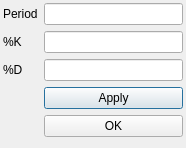
<?xml version="1.0" encoding="UTF-8"?>
<ui version="4.0">
 <class>MACDForm</class>
 <widget class="QDialog" name="MACDForm">
  <property name="geometry">
   <rect>
    <x>0</x>
    <y>0</y>
    <width>186</width>
    <height>148</height>
   </rect>
  </property>
  <property name="minimumSize">
   <size>
    <width>186</width>
    <height>148</height>
   </size>
  </property>
  <property name="windowTitle">
   <string>MACD</string>
  </property>
  <layout class="QFormLayout" name="formLayout">
   <property name="leftMargin">
    <number>3</number>
   </property>
   <property name="topMargin">
    <number>3</number>
   </property>
   <property name="rightMargin">
    <number>3</number>
   </property>
   <property name="bottomMargin">
    <number>3</number>
   </property>
   <item row="0" column="0">
    <widget class="QLabel" name="label">
     <property name="text">
      <string>Period</string>
     </property>
    </widget>
   </item>
   <item row="0" column="1">
    <widget class="QLineEdit" name="lineEdit"/>
   </item>
   <item row="1" column="0">
    <widget class="QLabel" name="label_2">
     <property name="text">
      <string>%K</string>
     </property>
    </widget>
   </item>
   <item row="1" column="1">
    <widget class="QLineEdit" name="lineEdit_2"/>
   </item>
   <item row="2" column="0">
    <widget class="QLabel" name="label_3">
     <property name="text">
      <string>%D</string>
     </property>
    </widget>
   </item>
   <item row="2" column="1">
    <widget class="QLineEdit" name="lineEdit_3"/>
   </item>
   <item row="3" column="1">
    <widget class="QPushButton" name="pushButton">
     <property name="text">
      <string>Apply</string>
     </property>
    </widget>
   </item>
   <item row="4" column="1">
    <widget class="QPushButton" name="pushButton_2">
     <property name="text">
      <string>OK</string>
     </property>
    </widget>
   </item>
  </layout>
 </widget>
 <resources/>
 <connections/>
</ui>
